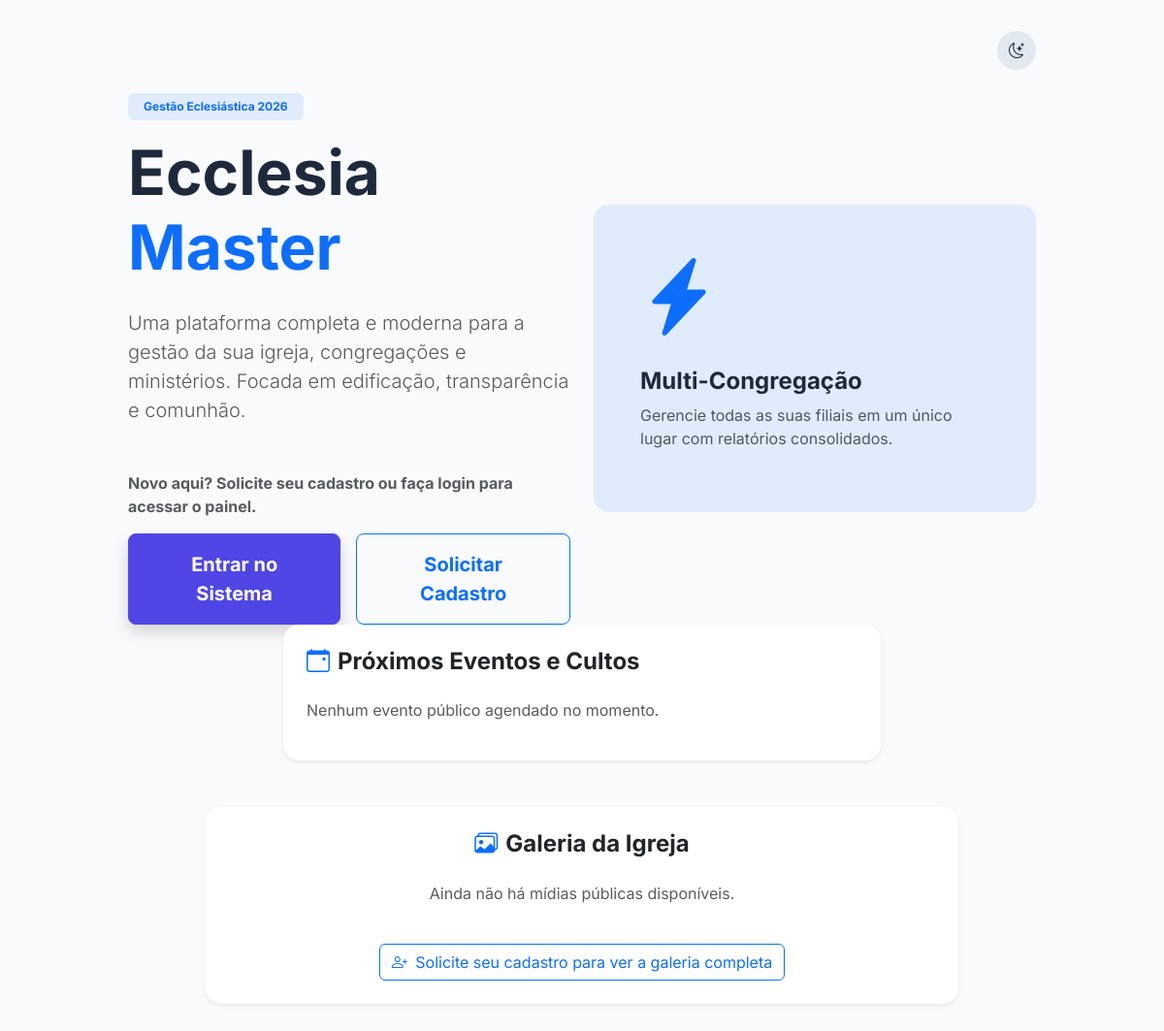
Before: / with the older database file.
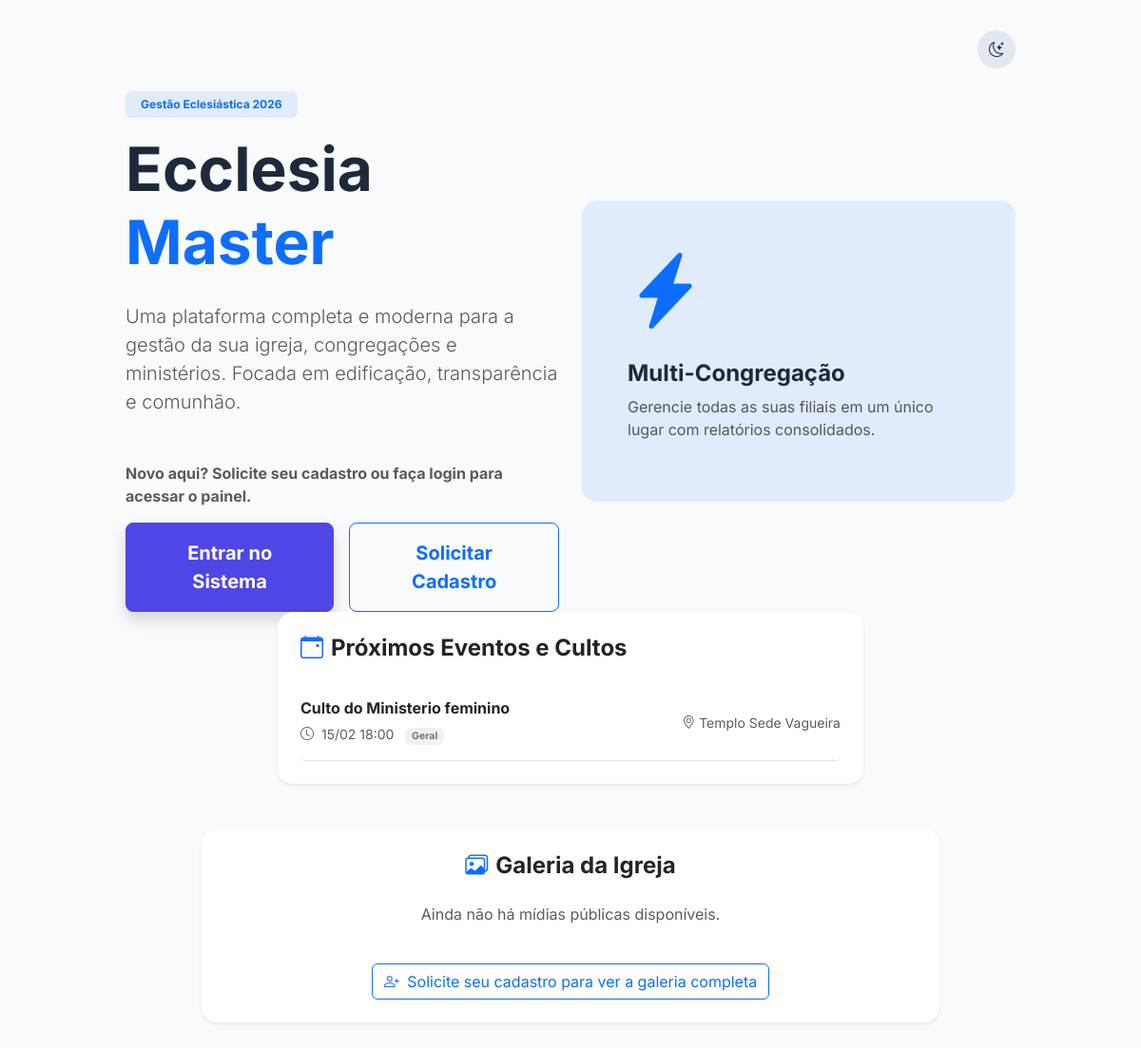
After: the same page with the newer database file.
### app/core/models.py (models this page shows)
class Event(db.Model):
    id = db.Column(db.Integer, primary_key=True)
    title = db.Column(db.String(100), nullable=False)
    description = db.Column(db.Text)
    start_time = db.Column(db.DateTime, nullable=False)
    location = db.Column(db.String(200))
    ministry_id = db.Column(db.Integer, db.ForeignKey('ministry.id'), nullable=True) # Se nulo, é evento geral da igreja
    church_id = db.Column(db.Integer, db.ForeignKey('church.id'))
    recurrence = db.Column(db.String(20), default='none')  # 'none', 'weekly', 'monthly', 'quarterly'

### app/__init__.py (the view)
    @app.route('/')
    def index():
        return render_template('index.html')

### app/templates/index.html (shortened to what the changed rows need)
{% extends "base.html" %}
{% block content %}
<div class="row align-items-center min-vh-75">
    <div class="col-lg-6">
        <h1 class="display-3 fw-bold mb-4">Ecclesia <span class="text-primary">Master</span></h1>
    </div>
</div>
<div class="row justify-content-center mb-5">
    <div class="col-lg-8">
        <div class="card border-0 shadow-sm p-4">
            <div class="list-group list-group-flush">
                {% for event in public_events %}
                <div class="list-group-item px-0 py-3 border-0 border-bottom">
                    <div class="d-flex justify-content-between align-items-center">
                        <div>
                            <h6 class="fw-bold mb-1">{{ event.title }}</h6>
                            <small class="text-muted">
                                <i class="bi bi-clock me-1"></i> {{ event.start_time.strftime('%d/%m %H:%M') }}
                                <span class="badge bg-secondary bg-opacity-10 text-secondary ms-2">Geral</span>
                            </small>
                        </div>
                        <div class="text-end">
                            <small class="d-block text-muted"><i class="bi bi-geo-alt"></i> {{ event.location }}</small>
                        </div>
                    </div>
                </div>
                {% else %}
                <p class="text-muted">Nenhum evento público agendado no momento.</p>
                {% endfor %}
            </div>
        </div>
    </div>
</div>
{% endblock %}

Changed rows visible on the page:
added Event: title "Culto do Ministerio feminino", start_time "15/02 18:00", location "Templo Sede Vagueira"
Other visible differences:
text no longer shown: "Nenhum evento público agendado no momento."
